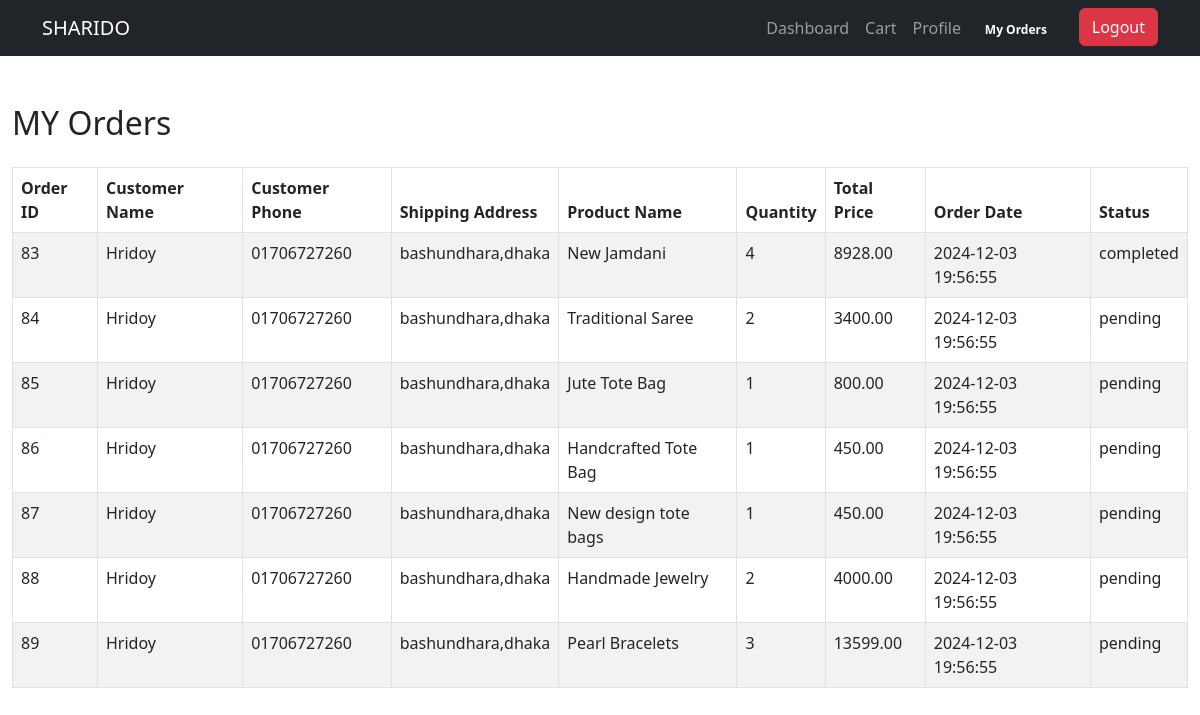
/orders.php, run on the app's committed database.
### tables this page shows
CREATE TABLE `orders` (
  `id` int(11) NOT NULL,
  `user_id` int(11) NOT NULL,
  `name` varchar(255) NOT NULL,
  `phone` varchar(15) NOT NULL,
  `shipping_address` varchar(255) DEFAULT NULL,
  `product_id` int(11) NOT NULL,
  `quantity` int(11) NOT NULL,
  `total_price` decimal(10,2) NOT NULL,
  `order_date` datetime DEFAULT current_timestamp(),
  `status` enum('pending','completed','cancelled') DEFAULT 'pending'
);

CREATE TABLE `users` (
  `id` int(11) NOT NULL,
  `name` varchar(100) NOT NULL,
  `email` varchar(100) NOT NULL,
  `password` varchar(255) NOT NULL,
  `phone` varchar(15) DEFAULT NULL,
  `address` varchar(255) DEFAULT NULL,
  `profile_picture` varchar(255) DEFAULT 'default-profile.png',
  `joined_date` datetime DEFAULT current_timestamp()
);

CREATE TABLE `products` (
  `id` int(11) NOT NULL,
  `category` varchar(255) DEFAULT NULL,
  `name` varchar(100) NOT NULL,
  `description` text DEFAULT NULL,
  `price` decimal(10,2) NOT NULL,
  `image` varchar(255) DEFAULT NULL,
  `stock` int(11) NOT NULL
);

### orders.php (the view, shortened to what this page needs)
<?php
$host = 'localhost';
$user = 'root';
$password = '';
$dbname = 'sharido';
$conn = new mysqli($host, $user, $password, $dbname);
$sql = "SELECT orders.id,users.id As user_id, users.name AS customer_name, users.phone AS
customer_phone, users.address, products.name AS product_name, orders.quantity,
orders.total_price, orders.order_date, orders.status FROM orders INNER JOIN users ON orders.user_id = users.id
INNER JOIN products ON orders.product_id = products.id where users.id = orders.user_id ;";
$result = $conn->query($sql);
?>
<!DOCTYPE html>
<html lang="en">
<head>
    <link rel="stylesheet" href="https://cdn.jsdelivr.net/npm/bootstrap@5.3.0/dist/css/bootstrap.min.css">
</head>
<body>
    <link href="https://cdn.jsdelivr.net/npm/bootstrap@5.3.0-alpha1/dist/css/bootstrap.min.css" rel="stylesheet">
</head>
<body>
    <nav class="navbar navbar-expand-lg navbar-dark bg-dark">
        <div class="container">
            <a class="navbar-brand" href="dashboard.php">SHARIDO</a>
            <div class="collapse navbar-collapse" id="navbarNav">
                <ul class="navbar-nav ms-auto">
                    <li class="nav-item">
                        <a class="nav-link" href="dashboard.php">Dashboard</a>
                    </li>
                    <li class="nav-item">
                        <a class="nav-link" href="cart.php">Cart</a>
                    </li>
                    <li class="nav-item">
                        <a class="nav-link" href="profile.php">Profile</a>
                    </li>
                    <li class="nav-item">
                        <a href="orders.php" class="nav-link"><span class="badge text-bg-secondary-subtle">My Orders</span></a>
                    </li>
                    <li class="nav-item">
                        <a href="index.php" class="btn btn-danger ms-3">Logout</a>
                    </li>
                </ul>
            </div>
        </div>
    </nav>
    <div class="container-fluid">
        <div class="row">
<div class="container mt-5">
    <h2 class="mb-4">MY Orders</h2>
    <table class="table table-bordered table-striped">
        <thead>
            <tr>
                <th>Order ID</th>
                <th>Customer Name</th>
                <th>Customer Phone</th>
                <th>Shipping Address</th>
                <th>Product Name</th>
                <th>Quantity</th>
                <th>Total Price</th>
                <th>Order Date</th>
                <th>Status</th>
            </tr>
        </thead>
        <tbody>
            <?php
            if ($result->num_rows > 0) {
                while ($row = $result->fetch_assoc()) {
                    echo "<tr>
                            <td>{$row['id']}</td>
                            <td>{$row['customer_name']}</td>
                            <td>{$row['customer_phone']}</td>
                            <td>{$row['address']}</td>
                            <td>{$row['product_name']}</td>
                            <td>{$row['quantity']}</td>
                            <td>{$row['total_price']}</td>
                            <td>{$row['order_date']}</td>
                            <td>{$row['status']}</td>
                          </tr>";
                }
            } else {
                echo "<tr><td colspan='9' class='text-center'>No orders found</td></tr>";
            }
            ?>
        </tbody>
    </table>
</div>
</body>
</html>

### data on the page
orders: id "83", user.name "Hridoy", user.phone "01706727260", user.address "bashundhara,dhaka", product.name "New Jamdani", quantity "4", total_price "8928.00", order_date "2024-12-03 19:56:55", status "completed"
orders: id "84", user.name "Hridoy", user.phone "01706727260", user.address "bashundhara,dhaka", product.name "Traditional Saree", quantity "2", total_price "3400.00", order_date "2024-12-03 19:56:55", status "pending"
orders: id "85", user.name "Hridoy", user.phone "01706727260", user.address "bashundhara,dhaka", product.name "Jute Tote Bag", quantity "1", total_price "800.00", order_date "2024-12-03 19:56:55", status "pending"
orders: id "86", user.name "Hridoy", user.phone "01706727260", user.address "bashundhara,dhaka", product.name "Handcrafted Tote Bag", quantity "1", total_price "450.00", order_date "2024-12-03 19:56:55", status "pending"
orders: id "87", user.name "Hridoy", user.phone "01706727260", user.address "bashundhara,dhaka", product.name "New design tote bags", quantity "1", total_price "450.00", order_date "2024-12-03 19:56:55", status "pending"
orders: id "88", user.name "Hridoy", user.phone "01706727260", user.address "bashundhara,dhaka", product.name "Handmade Jewelry", quantity "2", total_price "4000.00", order_date "2024-12-03 19:56:55", status "pending"
orders: id "89", user.name "Hridoy", user.phone "01706727260", user.address "bashundhara,dhaka", product.name "Pearl Bracelets", quantity "3", total_price "13599.00", order_date "2024-12-03 19:56:55", status "pending"
